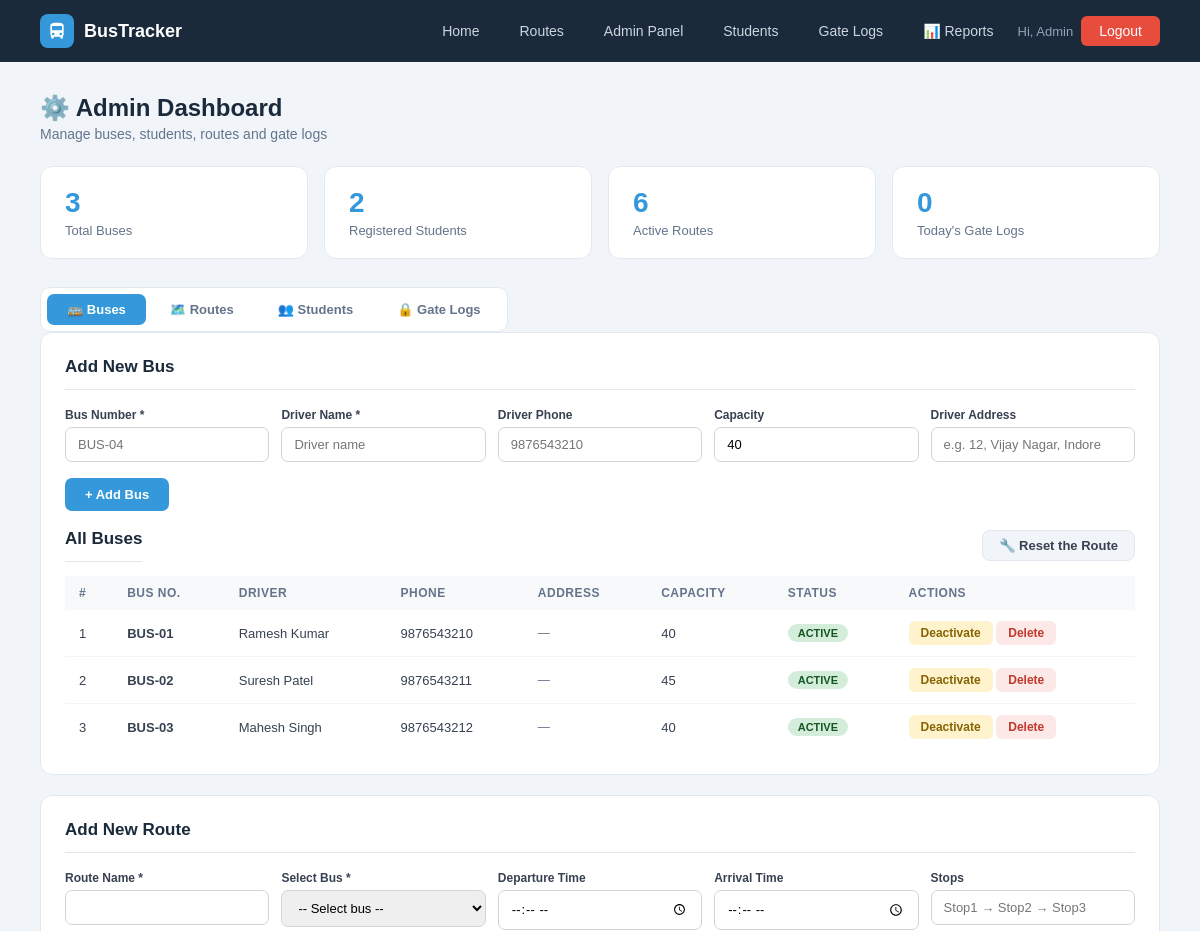
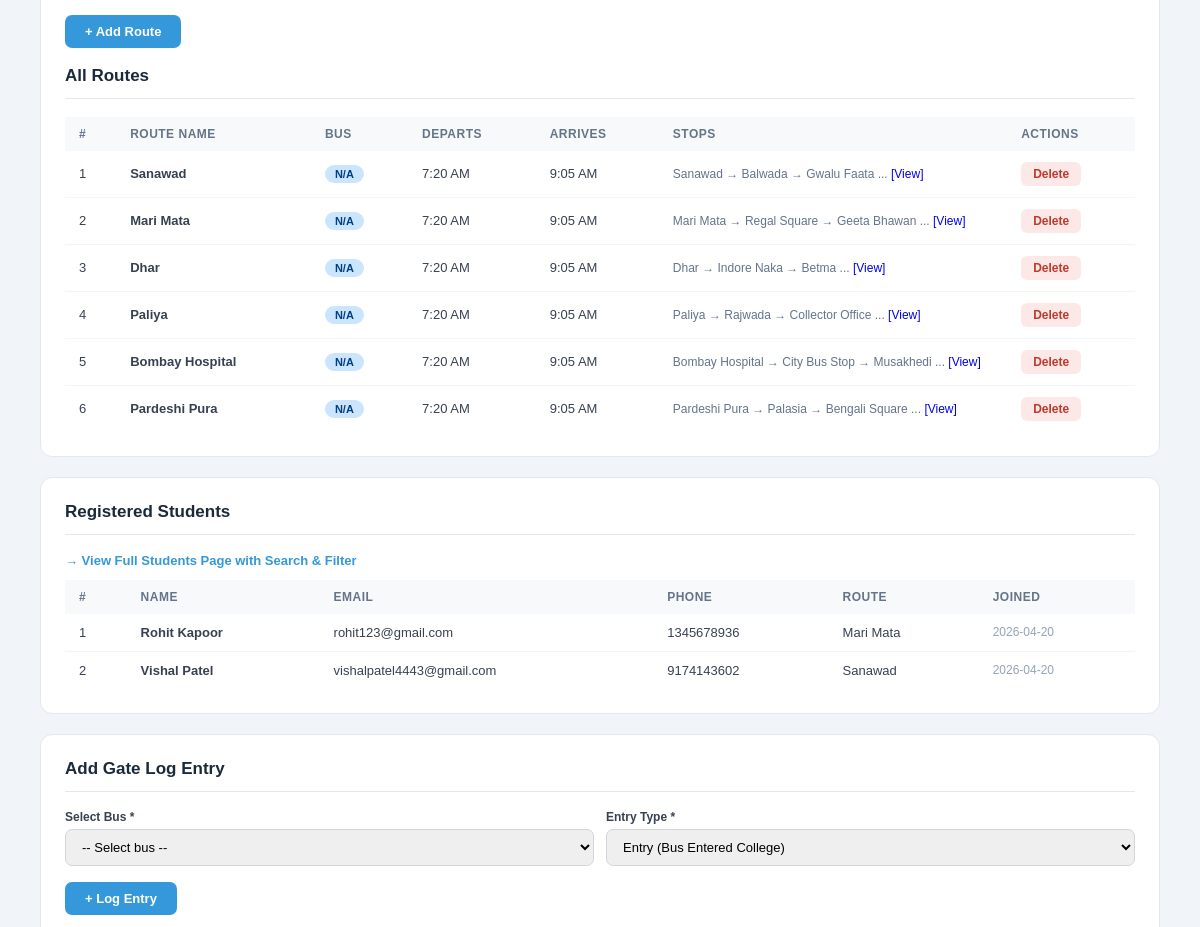
Page /admin (signed in, upper part) on the earlier database version (2 pictures, top to bottom).
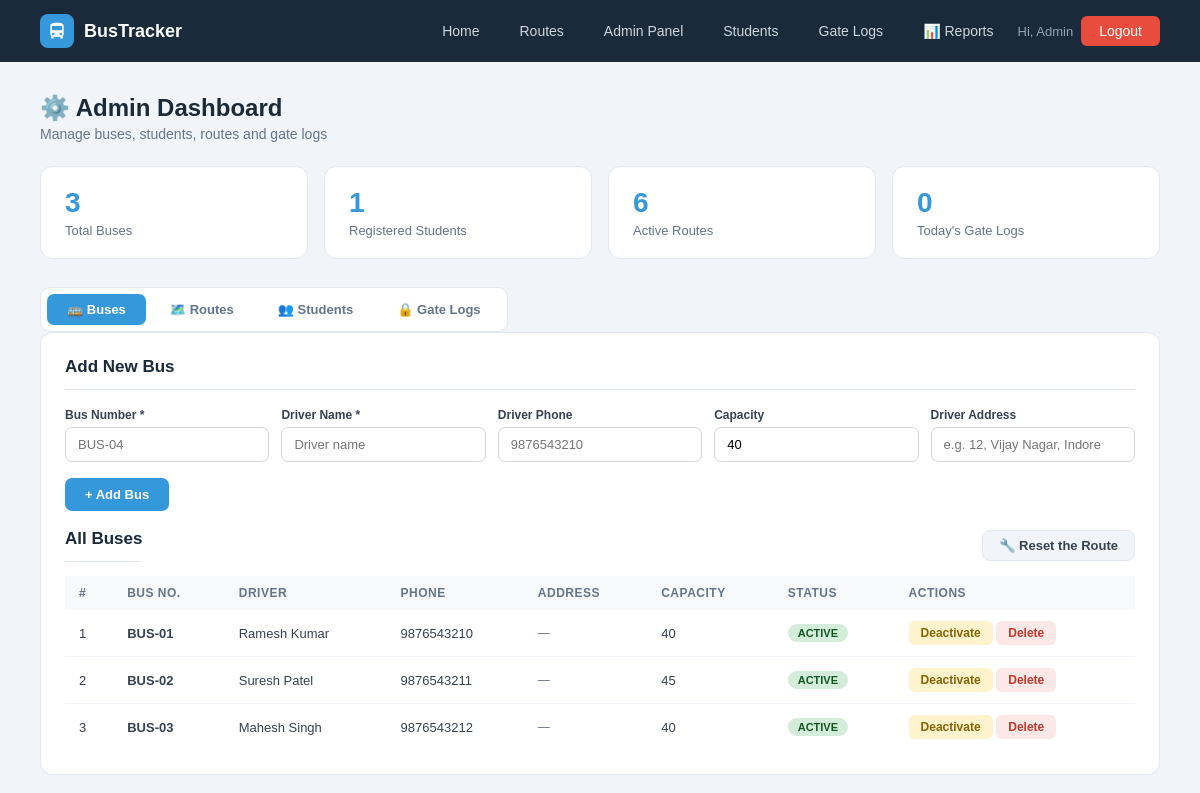
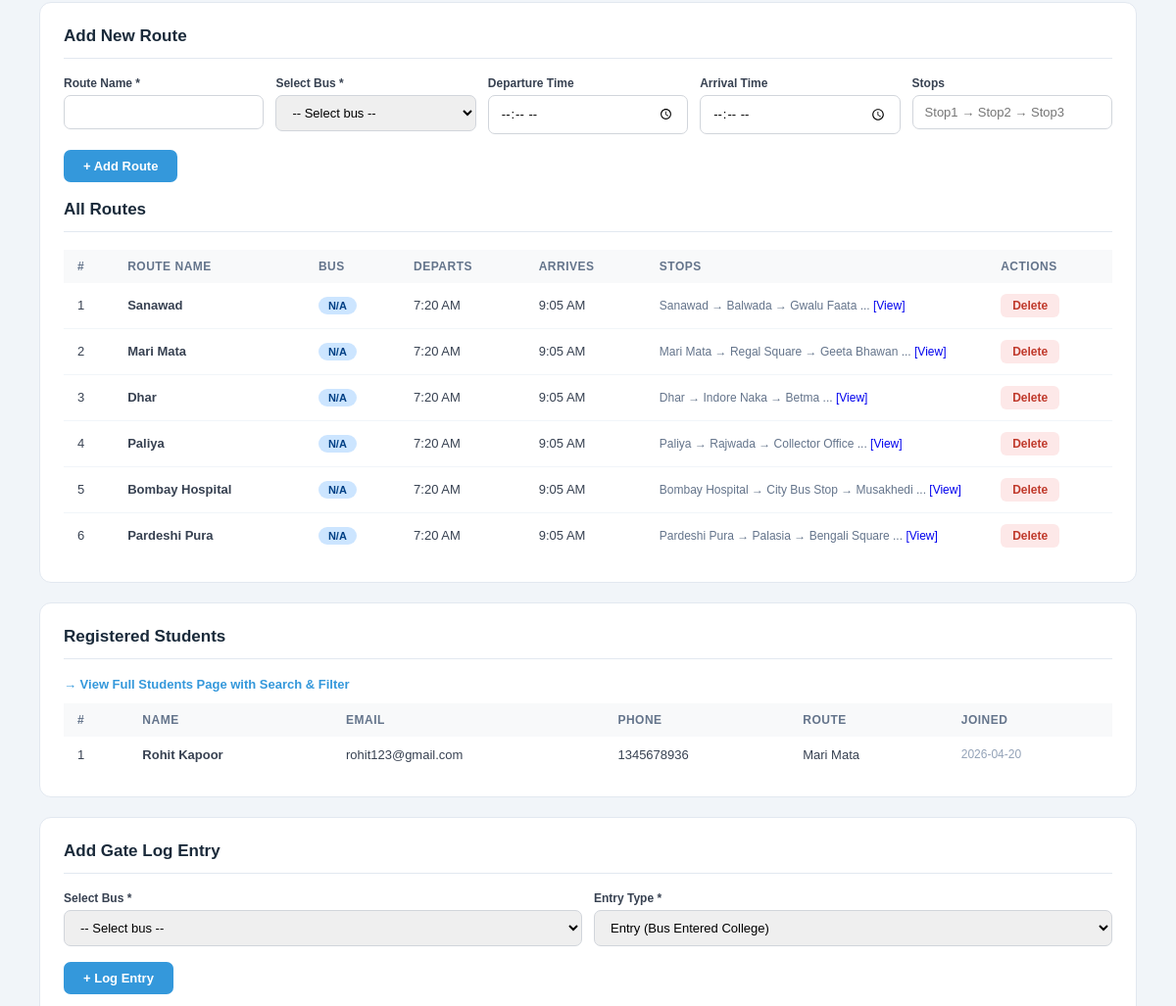
Same page on the later database version (2 pictures, top to bottom).
### tables this page shows
CREATE TABLE buses (
        id INTEGER PRIMARY KEY AUTOINCREMENT,
        bus_number TEXT UNIQUE NOT NULL, driver_name TEXT NOT NULL,
        driver_phone TEXT, capacity INTEGER DEFAULT 40,
        status TEXT DEFAULT 'active',
        current_lat REAL DEFAULT 22.7196, current_lng REAL DEFAULT 75.8577, driver_address TEXT);

CREATE TABLE routes (
        id INTEGER PRIMARY KEY AUTOINCREMENT,
        route_name TEXT NOT NULL, bus_id INTEGER,
        start_point TEXT, end_point TEXT,
        departure_time TEXT, arrival_time TEXT, stops TEXT, original_bus_id INTEGER,
        FOREIGN KEY(bus_id) REFERENCES buses(id));

CREATE TABLE users (
        id INTEGER PRIMARY KEY AUTOINCREMENT,
        name TEXT NOT NULL, email TEXT UNIQUE NOT NULL,
        password TEXT NOT NULL, role TEXT DEFAULT 'student',
        phone TEXT, route_id INTEGER,
        created_at TIMESTAMP DEFAULT CURRENT_TIMESTAMP);

### app.py (the view)
@app.route('/admin')
@admin_required
def admin_dashboard():
    db = get_db()
    buses    = db.execute("SELECT * FROM buses").fetchall()
    students = db.execute('''SELECT u.*,r.route_name FROM users u
                             LEFT JOIN routes r ON u.route_id=r.id
                             WHERE u.role='student' ORDER BY u.created_at DESC''').fetchall()
    routes   = db.execute("SELECT r.*,b.bus_number FROM routes r LEFT JOIN buses b ON r.bus_id=b.id").fetchall()
    logs     = db.execute("SELECT * FROM gate_logs ORDER BY log_time DESC LIMIT 15").fetchall()
    stats = dict(
        total_buses=db.execute("SELECT COUNT(*) FROM buses").fetchone()[0],
        total_students=db.execute("SELECT COUNT(*) FROM users WHERE role='student'").fetchone()[0],
        total_routes=db.execute("SELECT COUNT(*) FROM routes").fetchone()[0],
        today_logs=db.execute("SELECT COUNT(*) FROM gate_logs WHERE DATE(log_time)=DATE('now')").fetchone()[0])
    db.close(); return render_template('admin.html', buses=buses, students=students, routes=routes, logs=logs, stats=stats)

### app.py (called while the page is built, shortened)
def get_db():
    conn = sqlite3.connect(DB)
    conn.row_factory = sqlite3.Row
    return conn

def admin_required(f):
    @wraps(f)
    def dec(*a, **kw):
        if 'admin' not in session:
            flash('Admin access required.', 'error')
            return redirect(url_for('admin_login'))
        return f(*a, **kw)
    return dec

@app.context_processor
def inject_notifications():
    return dict(notifications=[], unread_count=0)

### templates/admin.html (shortened to what the changed rows need)
{% extends "base.html" %}
{% block content %}
<div class="page">
    <div class="page-header">
        <div style="display:flex;gap:12px;align-items:flex-start;flex-wrap:wrap;justify-content:space-between;">
            <div>
                <h1>⚙️ Admin Dashboard</h1>
            </div>
        </div>
    </div>
    <div class="stat-cards">
        <div class="stat-card"><div class="num">{{ stats.total_students }}</div><div class="lbl">Registered Students</div></div>
    </div>
    <div class="tab-wrap">
        <div class="tab-contents">
            <div class="panel" id="content-buses">
                <h2>Add New Bus</h2>
                <br>
                <div style="display:flex;align-items:center;justify-content:space-between;margin-bottom:14px;">
                    <h2 style="margin:0;">All Buses</h2>
                </div>
                <table>
                    <thead><tr><th>#</th><th>Bus No.</th><th>Driver</th><th>Phone</th><th>Address</th><th>Capacity</th><th>Status</th><th>Actions</th></tr></thead>
                    <tbody>
                    {% for b in buses %}
                    <tr>
                        <td>{{ loop.index }}</td>
                        <td><b>{{ b.bus_number }}</b></td>
                        <td>{{ b.driver_name }}</td>
                        <td>{{ b.driver_phone or '—' }}</td>
                        <td style="font-size:12px;color:#64748b;max-width:160px;">{{ b.driver_address or '—' }}</td>
                        <td>{{ b.capacity }}</td>
                        <td><span class="badge {{ 'badge-green' if b.status=='active' else 'badge-red' }}">{{ b.status.upper() }}</span></td>
                        <td>
                            {% if b.status == 'active' %}
                            <a href="{{ url_for('bus_status', bid=b.id, status='inactive') }}" class="btn-sm btn-warning">Deactivate</a>
                            {% else %}
                            <a href="{{ url_for('bus_status', bid=b.id, status='active') }}" class="btn-sm btn-success">Activate</a>
                            {% endif %}
                            <a href="{{ url_for('delete_bus', bid=b.id) }}" class="btn-sm btn-danger">Delete</a>
                        </td>
                    </tr>
                    {% else %}
                    <tr><td colspan="7" style="text-align:center;color:#94a3b8;padding:24px">No buses found.</td></tr>
                    {% endfor %}
                    </tbody>
                </table>
            </div>
           <div class="panel" id="content-routes">
             <h2>Add New Route</h2>
            <br>
             <h2>All Routes</h2>
             <table>
                <thead>
                    <tr>
                        <th>#</th>
                        <th>Route Name</th>
                        <th>Bus</th>
                        <th>Departs</th>
                        <th>Arrives</th>
                        <th>Stops</th>
                        <th>Actions</th>
                    </tr>
                </thead>
                <tbody>
                    {% for r in routes %}
                    <tr>
                        <td>{{ loop.index }}</td>
                        <td><b>{{ r.route_name }}</b></td>
                        <td><span class="badge badge-blue">{{ r.bus_number or 'N/A' }}</span></td>
                        <td>
                            {% if r.departure_time %}
                                {{ (r.departure_time[:2]|int % 12 or 12) }}:{{ r.departure_time[3:] }}
                                {{ 'AM' if r.departure_time[:2]|int < 12 else 'PM' }}
                            {% else %}
                                 —
                            {% endif %}
                        </td>
                        <td>
                            {% if r.arrival_time %}
                                {{ (r.arrival_time[:2]|int % 12 or 12) }}:{{ r.arrival_time[3:] }}
                                {{ 'AM' if r.arrival_time[:2]|int < 12 else 'PM' }}
                            {% else %}
                               —
                            {% endif %}
                        </td>
                        <td style="max-width:240px;font-size:12px;color:#64748b">
                        {% if r.stops %}
                        {% set stop_list = r.stops.replace(',','→').split('→') %}
                        {{ stop_list[0].strip() }}
                        {% if stop_list|length > 1 %} → {{ stop_list[1].strip() }}{% endif %}
                        {% if stop_list|length > 2 %} → {{ stop_list[2].strip() }}{% endif %}
                        {% if stop_list|length > 3 %}
                            ...
                            <a href="#" onclick="alert(`{{ r.stops }}`)">[View]</a>
                        {% endif %}
                {% else %}
                    —
                {% endif %}
            </td>
            <td>
                <a href="{{ url_for('delete_route', rid=r.id) }}"
                   onclick="return confirm('Are you sure you want to delete this route?')"
                   class="btn-sm btn-danger">
                   Delete
                </a>
            </td>
        </tr>
        {% else %}
        <tr>
            <td colspan="7" style="text-align:center;color:#94a3b8;padding:24px">
                No routes found.
            </td>
        </tr>
        {% endfor %}
        </tbody>
    </table>
</div>
            <div class="panel" id="content-students">
                <h2>Registered Students</h2>
                <table>
                    <thead><tr><th>#</th><th>Name</th><th>Email</th><th>Phone</th><th>Route</th><th>Joined</th></tr></thead>
                    <tbody>
                    {% for s in students[:10] %}
                    <tr>
                        <td>{{ loop.index }}</td>
                        <td><b>{{ s.name }}</b></td>
                        <td>{{ s.email }}</td>
                        <td>{{ s.phone or '—' }}</td>
                        <td>{{ s.route_name or '—' }}</td>
                        <td style="font-size:12px;color:#94a3b8">{{ s.created_at[:10] if s.created_at else '—' }}</td>
                    </tr>
                    {% else %}
                    <tr><td colspan="6" style="text-align:center;color:#94a3b8;padding:24px">No students registered.</td></tr>
                    {% endfor %}
                    </tbody>
                </table>
            </div>
            <div class="panel" id="content-logs">
                <h2>Add Gate Log Entry</h2>
                <br>
            </div>
        </div>
    </div>
</div>
{% endblock %}

Differences in the rows shown:
removed users: name "Vishal Patel", email "vishalpatel4443@gmail.com", phone "9174143602", route_name "Sanawad", created_at "2026-04-20"
Other differences:
{{ stats.total_students }}: "2" → "1"
